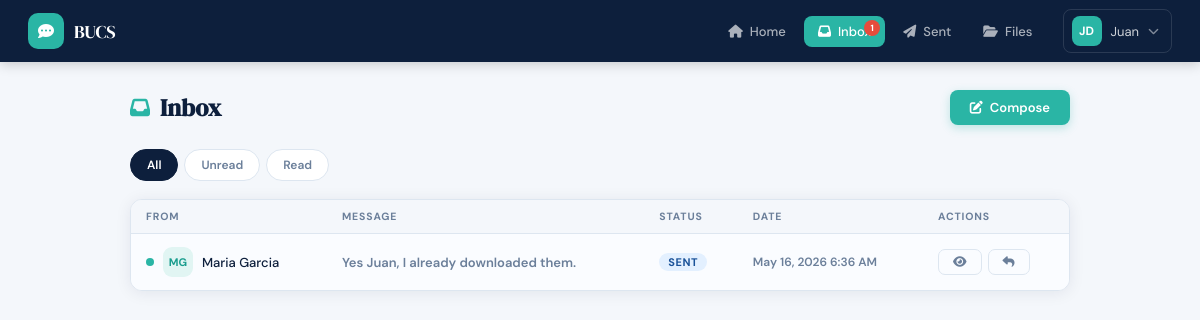
/inbox.php (signed in), run on the app's committed database.
### tables this page shows
CREATE TABLE IF NOT EXISTS messages (
    mess_id   INT AUTO_INCREMENT PRIMARY KEY,
    sender_id VARCHAR(20)  NOT NULL,
    receiver  VARCHAR(20)  NOT NULL,
    message   TEXT         NOT NULL,
    status    ENUM('sent','read','deleted') DEFAULT 'sent',
    sent_at   DATETIME     DEFAULT CURRENT_TIMESTAMP,
    FOREIGN KEY (sender_id) REFERENCES users(id_no) ON DELETE CASCADE,
    FOREIGN KEY (receiver)  REFERENCES users(id_no) ON DELETE CASCADE
);

CREATE TABLE IF NOT EXISTS users (
    id_no      VARCHAR(20)  PRIMARY KEY,
    fname      VARCHAR(50)  NOT NULL,
    mname      VARCHAR(50)  DEFAULT '',
    lname      VARCHAR(50)  NOT NULL,
    uname      VARCHAR(50)  NOT NULL UNIQUE,
    pwd        VARCHAR(255) NOT NULL,
    created_at DATETIME     DEFAULT CURRENT_TIMESTAMP
);

### includes/config.php (called while the page is built, shortened)
<?php
function sanitize($conn, $val) {
    return $conn->real_escape_string(htmlspecialchars(trim($val)));
}
function auth_guard() {
    return $_SESSION['user'];
}

### inbox.php (the view, shortened to what this page needs)
<?php
require_once 'includes/config.php';
$me = auth_guard();
$db  = getDB();
$uid = $me['id_no'];
$filter = sanitize($db, $_GET['filter'] ?? 'all');
$where  = "m.receiver='$uid'";
$msgs = $db->query("
    SELECT m.*, u.fname, u.lname
    FROM messages m JOIN users u ON m.sender_id = u.id_no
    WHERE $where ORDER BY m.sent_at DESC");
include 'includes/head.php';
include 'includes/navbar.php';
?>
<div class="page-wrap">
  <div class="page-head">
    <h1 class="page-title"><i class="fa fa-inbox"></i> Inbox</h1>
    <a href="compose.php" class="btn btn-primary"><i class="fa fa-pen-to-square"></i> Compose</a>
  </div>
  <div class="filter-tabs">
    <a href="?filter=all"    class="filter-tab <?= $filter==='all'   ?'active':'' ?>">All</a>
    <a href="?filter=unread" class="filter-tab <?= $filter==='unread'?'active':'' ?>">Unread</a>
    <a href="?filter=read"   class="filter-tab <?= $filter==='read'  ?'active':'' ?>">Read</a>
  </div>
  <div class="card">
    <?php if ($msgs->num_rows === 0): ?>
      <div class="empty-state"><i class="fa fa-inbox"></i><p>No messages here.</p></div>
    <?php else: ?>
      <div class="tbl-wrap">
        <table class="tbl">
          <thead>
            <tr><th>From</th><th>Message</th><th>Status</th><th>Date</th><th>Actions</th></tr>
          </thead>
          <tbody>
          <?php while ($m = $msgs->fetch_assoc()):
            $is_unread = $m['status'] === 'sent'; ?>
            <tr <?= $is_unread ? 'style="font-weight:600;background:#fafcff"' : '' ?>>
              <td>
                <div class="person-row">
                  <?php if ($is_unread): ?>
                    <span class="unread-dot"></span>
                  <?php endif; ?>
                  <div class="avatar avatar-sm avatar-teal">
                    <?= strtoupper(substr($m['fname'],0,1).substr($m['lname'],0,1)) ?>
                  </div>
                  <span class="name"><?= htmlspecialchars($m['fname'].' '.$m['lname']) ?></span>
                </div>
              </td>
              <td class="tbl-preview">
                <?= htmlspecialchars(mb_substr($m['message'],0,65)) ?><?= mb_strlen($m['message'])>65?'…':'' ?>
              </td>
              <td><span class="badge badge-<?= $m['status'] ?>"><?= ucfirst($m['status']) ?></span></td>
              <td class="text-muted text-sm nowrap"><?= date('M d, Y g:i A', strtotime($m['sent_at'])) ?></td>
              <td>
                <div class="td-actions">
                  <a href="view_message.php?id=<?= $m['mess_id'] ?>" class="btn btn-ghost btn-sm" title="Read">
                    <i class="fa fa-eye"></i>
                  </a>
                  <a href="compose.php?reply=<?= $m['sender_id'] ?>" class="btn btn-ghost btn-sm" title="Reply">
                    <i class="fa fa-reply"></i>
                  </a>
                </div>
              </td>
            </tr>
          <?php endwhile; ?>
          </tbody>
        </table>
      </div>
    <?php endif; ?>
  </div>
</div>
</body>
</html>

### assets/css/style.css (style rules this page uses)
*, *::before, *::after { box-sizing: border-box; margin: 0; padding: 0; }
:root { --navy: #0d1f3c; --blue: #1a3a6b; --teal: #2ab5a5; --teal-dk: #1a9d8e; --teal-lt: #e1f5f3; --text: #0d1f3c; --muted: #6b7f9a; --border: #dde6f0; --bg: #f4f7fb; --white: #ffffff; --error: #e74c3c; --success: #27ae60; --warn: #f39c12; --nav-h: 62px; --radius: 12px; --shadow: 0 2px 16px rgba(13,31,60,.08); --shadow-lg: 0 6px 32px rgba(13,31,60,.14); }
html { font-size: 14px; scroll-behavior: smooth; }
body { font-family: 'DM Sans', sans-serif; background: var(--bg); color: var(--text); min-height: 100vh; }
a { color: var(--teal); text-decoration: none; }
.page-wrap { max-width: 980px; margin: 0 auto; padding: 28px 20px 48px; }
.page-head { display: flex; align-items: center; justify-content: space-between; margin-bottom: 24px; gap: 12px; flex-wrap: wrap; }
.page-title { font-family: 'DM Serif Display', serif; font-size: 24px; color: var(--navy); display: flex; align-items: center; gap: 10px; }
.page-title i { color: var(--teal); font-size: 20px; }
.card { background: var(--white); border-radius: var(--radius); border: 1px solid var(--border); box-shadow: var(--shadow); overflow: hidden; }
.btn { display: inline-flex; align-items: center; gap: 7px; padding: 9px 20px; border-radius: 8px; border: none; font-family: inherit; font-size: 13px; font-weight: 600; cursor: pointer; transition: all .15s; text-decoration: none; white-space: nowrap; }
.btn-primary { background: var(--teal); color: #fff; box-shadow: 0 3px 10px rgba(42,181,165,.28); }
.btn-ghost { background: transparent; color: var(--muted); border: 1.5px solid var(--border); }
.btn-sm { padding: 6px 14px; font-size: 12px; border-radius: 7px; }
.badge { display: inline-block; padding: 2px 9px; border-radius: 20px; font-size: 11px; font-weight: 700; text-transform: uppercase; letter-spacing: .05em; }
.badge-sent { background: #e3f0ff; color: #1a5299; }
.tbl-wrap { overflow-x: auto; }
.tbl { width: 100%; border-collapse: collapse; font-size: 13px; }
.tbl thead tr { background: var(--bg); }
.tbl th { padding: 10px 15px; text-align: left; font-size: 10.5px; font-weight: 700; text-transform: uppercase; letter-spacing: .08em; color: var(--muted); white-space: nowrap; }
.tbl td { padding: 13px 15px; border-top: 1px solid var(--border); vertical-align: middle; }
.tbl .td-actions { display: flex; gap: 6px; align-items: center; }
.tbl-preview { color: var(--muted); max-width: 280px; }
.avatar { border-radius: 9px; display: grid; place-items: center; font-weight: 700; flex-shrink: 0; font-size: 12px; }
.avatar-sm { width: 30px; height: 30px; font-size: 11px; }
.avatar-teal { background: var(--teal-lt); color: var(--teal-dk); }
.person-row { display: flex; align-items: center; gap: 9px; }
.person-row .name { font-weight: 500; }
.filter-tabs { display: flex; gap: 6px; margin-bottom: 18px; flex-wrap: wrap; }
.filter-tab { padding: 7px 16px; border-radius: 20px; font-size: 12px; font-weight: 600; text-decoration: none; border: 1.5px solid var(--border); background: var(--white); color: var(--muted); transition: all .15s; }
.filter-tab.active { background: var(--navy); color: #fff; border-color: var(--navy); }
.unread-dot { width: 8px; height: 8px; background: var(--teal); border-radius: 50%; flex-shrink: 0; display: inline-block; }
.text-muted { color: var(--muted); }
.text-sm { font-size: 12px; }
.nowrap { white-space: nowrap; }

### data on the page
messages: sender.lname "MG", sender.lname "Maria Garcia", message "Yes Juan, I already downloaded them.", status "SENT", sent_at "May 16, 2026 6:36 AM"

### other printed values
$unread "1"
substr($me['fname'], 0, 1) . substr($me['lname'], 0, 1) "JD"
$me['fname'] "Juan"
